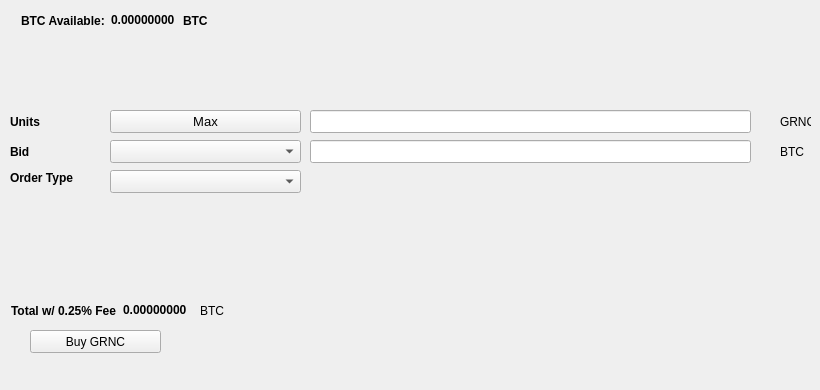
   <widget class="QWidget" name="BuyTab">
    <attribute name="title">
     <string>Buy</string>
    </attribute>
    <widget class="QPushButton" name="BuyGRNC">
     <property name="geometry">
      <rect>
       <x>30</x>
       <y>330</y>
       <width>131</width>
       <height>23</height>
      </rect>
     </property>
     <property name="text">
      <string>Buy GRNC</string>
     </property>
     <property name="icon">
      <iconset resource="../greencoin.qrc">
       <normaloff>:/icons/bitcoin</normaloff>:/icons/bitcoin</iconset>
     </property>
    </widget>
    <widget class="QLabel" name="label_3">
     <property name="geometry">
      <rect>
       <x>10</x>
       <y>110</y>
       <width>46</width>
       <height>23</height>
      </rect>
     </property>
     <property name="font">
      <font>
       <weight>75</weight>
       <bold>true</bold>
      </font>
     </property>
     <property name="text">
      <string>Units</string>
     </property>
    </widget>
    <widget class="QLineEdit" name="UnitsInput">
     <property name="geometry">
      <rect>
       <x>310</x>
       <y>110</y>
       <width>441</width>
       <height>23</height>
      </rect>
     </property>
     <property name="font">
      <font>
       <pointsize>9</pointsize>
       <weight>75</weight>
       <bold>true</bold>
      </font>
     </property>
    </widget>
    <widget class="QLineEdit" name="BuyBidPriceEdit">
     <property name="geometry">
      <rect>
       <x>310</x>
       <y>140</y>
       <width>441</width>
       <height>23</height>
      </rect>
     </property>
     <property name="font">
      <font>
       <pointsize>9</pointsize>
       <weight>75</weight>
       <bold>true</bold>
      </font>
     </property>
    </widget>
    <widget class="QLabel" name="label_4">
     <property name="geometry">
      <rect>
       <x>780</x>
       <y>110</y>
       <width>31</width>
       <height>23</height>
      </rect>
     </property>
     <property name="text">
      <string>GRNC</string>
     </property>
    </widget>
    <widget class="QLabel" name="label_5">
     <property name="geometry">
      <rect>
       <x>780</x>
       <y>140</y>
       <width>31</width>
       <height>23</height>
      </rect>
     </property>
     <property name="text">
      <string>BTC</string>
     </property>
    </widget>
    <widget class="QLabel" name="label_6">
     <property name="geometry">
      <rect>
       <x>10</x>
       <y>140</y>
       <width>46</width>
       <height>23</height>
      </rect>
     </property>
     <property name="font">
      <font>
       <weight>75</weight>
       <bold>true</bold>
      </font>
     </property>
     <property name="text">
      <string>Bid</string>
     </property>
    </widget>
    <widget class="QLabel" name="label_7">
     <property name="geometry">
      <rect>
       <x>10</x>
       <y>170</y>
       <width>91</width>
       <height>16</height>
      </rect>
     </property>
     <property name="font">
      <font>
       <weight>75</weight>
       <bold>true</bold>
      </font>
     </property>
     <property name="text">
      <string>Order Type</string>
     </property>
    </widget>
    <widget class="QPushButton" name="Buy_Max_Amount">
     <property name="geometry">
      <rect>
       <x>110</x>
       <y>110</y>
       <width>191</width>
       <height>23</height>
      </rect>
     </property>
     <property name="font">
      <font>
       <pointsize>10</pointsize>
      </font>
     </property>
     <property name="text">
      <string>Max</string>
     </property>
    </widget>
    <widget class="QComboBox" name="BuyBidcomboBox">
     <property name="geometry">
      <rect>
       <x>110</x>
       <y>140</y>
       <width>191</width>
       <height>23</height>
      </rect>
     </property>
     <property name="font">
      <font>
       <pointsize>10</pointsize>
      </font>
     </property>
    </widget>
    <widget class="QComboBox" name="buyOrdertypeCombo">
     <property name="geometry">
      <rect>
       <x>110</x>
       <y>170</y>
       <width>191</width>
       <height>23</height>
      </rect>
     </property>
     <property name="font">
      <font>
       <pointsize>10</pointsize>
      </font>
     </property>
    </widget>
    <widget class="QWidget" name="layoutWidget1">
     <property name="geometry">
      <rect>
       <x>21</x>
       <y>11</y>
       <width>227</width>
       <height>19</height>
      </rect>
     </property>
     <layout class="QHBoxLayout" name="horizontalLayout_3">
      <item>
       <widget class="QLabel" name="label232">
        <property name="font">
         <font>
          <weight>75</weight>
          <bold>true</bold>
         </font>
        </property>
        <property name="text">
         <string>BTC Available:</string>
        </property>
       </widget>
      </item>
      <item>
       <widget class="QLabel" name="BtcAvailableLbl">
        <property name="palette">
         <palette>
          <active>
           <colorrole role="WindowText">
            <brush brushstyle="SolidPattern">
             <color alpha="255">
              <red>0</red>
              <green>0</green>
              <blue>0</blue>
             </color>
            </brush>
           </colorrole>
           <colorrole role="Button">
            <brush brushstyle="SolidPattern">
             <color alpha="255">
              <red>0</red>
              <green>170</green>
              <blue>0</blue>
             </color>
            </brush>
           </colorrole>
           <colorrole role="Light">
            <brush brushstyle="SolidPattern">
             <color alpha="255">
              <red>0</red>
              <green>255</green>
              <blue>0</blue>
             </color>
            </brush>
           </colorrole>
           <colorrole role="Midlight">
            <brush brushstyle="SolidPattern">
             <color alpha="255">
              <red>0</red>
              <green>212</green>
              <blue>0</blue>
             </color>
            </brush>
           </colorrole>
           <colorrole role="Dark">
            <brush brushstyle="SolidPattern">
             <color alpha="255">
              <red>0</red>
              <green>85</green>
              <blue>0</blue>
             </color>
            </brush>
           </colorrole>
           <colorrole role="Mid">
            <brush brushstyle="SolidPattern">
             <color alpha="255">
              <red>0</red>
              <green>113</green>
              <blue>0</blue>
             </color>
            </brush>
           </colorrole>
           <colorrole role="Text">
            <brush brushstyle="SolidPattern">
             <color alpha="255">
              <red>0</red>
              <green>170</green>
              <blue>0</blue>
             </color>
            </brush>
           </colorrole>
           <colorrole role="BrightText">
            <brush brushstyle="SolidPattern">
             <color alpha="255">
              <red>255</red>
              <green>255</green>
              <blue>255</blue>
             </color>
            </brush>
           </colorrole>
           <colorrole role="ButtonText">
            <brush brushstyle="SolidPattern">
             <color alpha="255">
              <red>0</red>
              <green>0</green>
              <blue>0</blue>
             </color>
            </brush>
           </colorrole>
           <colorrole role="Base">
            <brush brushstyle="SolidPattern">
             <color alpha="255">
              <red>255</red>
              <green>255</green>
              <blue>255</blue>
             </color>
            </brush>
           </colorrole>
           <colorrole role="Window">
            <brush brushstyle="SolidPattern">
             <color alpha="255">
              <red>0</red>
              <green>170</green>
              <blue>0</blue>
             </color>
            </brush>
           </colorrole>
           <colorrole role="Shadow">
            <brush brushstyle="SolidPattern">
             <color alpha="255">
              <red>0</red>
              <green>0</green>
              <blue>0</blue>
             </color>
            </brush>
           </colorrole>
           <colorrole role="AlternateBase">
            <brush brushstyle="SolidPattern">
             <color alpha="255">
              <red>127</red>
              <green>212</green>
              <blue>127</blue>
             </color>
            </brush>
           </colorrole>
           <colorrole role="ToolTipBase">
            <brush brushstyle="SolidPattern">
             <color alpha="255">
              <red>255</red>
              <green>255</green>
              <blue>220</blue>
             </color>
            </brush>
           </colorrole>
           <colorrole role="ToolTipText">
            <brush brushstyle="SolidPattern">
             <color alpha="255">
              <red>0</red>
              <green>0</green>
              <blue>0</blue>
             </color>
            </brush>
           </colorrole>
          </active>
          <inactive>
           <colorrole role="WindowText">
            <brush brushstyle="SolidPattern">
             <color alpha="255">
              <red>0</red>
              <green>0</green>
              <blue>0</blue>
             </color>
            </brush>
           </colorrole>
           <colorrole role="Button">
            <brush brushstyle="SolidPattern">
             <color alpha="255">
              <red>0</red>
              <green>170</green>
              <blue>0</blue>
             </color>
            </brush>
           </colorrole>
           <colorrole role="Light">
            <brush brushstyle="SolidPattern">
             <color alpha="255">
              <red>0</red>
              <green>255</green>
              <blue>0</blue>
             </color>
            </brush>
           </colorrole>
           <colorrole role="Midlight">
            <brush brushstyle="SolidPattern">
             <color alpha="255">
              <red>0</red>
              <green>212</green>
              <blue>0</blue>
             </color>
            </brush>
           </colorrole>
           <colorrole role="Dark">
            <brush brushstyle="SolidPattern">
             <color alpha="255">
              <red>0</red>
              <green>85</green>
              <blue>0</blue>
             </color>
            </brush>
           </colorrole>
           <colorrole role="Mid">
            <brush brushstyle="SolidPattern">
             <color alpha="255">
              <red>0</red>
              <green>113</green>
              <blue>0</blue>
             </color>
            </brush>
           </colorrole>
           <colorrole role="Text">
            <brush brushstyle="SolidPattern">
             <color alpha="255">
              <red>0</red>
              <green>170</green>
              <blue>0</blue>
             </color>
            </brush>
           </colorrole>
           <colorrole role="BrightText">
            <brush brushstyle="SolidPattern">
             <color alpha="255">
              <red>255</red>
              <green>255</green>
              <blue>255</blue>
             </color>
            </brush>
           </colorrole>
           <colorrole role="ButtonText">
            <brush brushstyle="SolidPattern">
             <color alpha="255">
              <red>0</red>
              <green>0</green>
              <blue>0</blue>
             </color>
            </brush>
           </colorrole>
           <colorrole role="Base">
            <brush brushstyle="SolidPattern">
             <color alpha="255">
              <red>255</red>
              <green>255</green>
              <blue>255</blue>
             </color>
            </brush>
           </colorrole>
           <colorrole role="Window">
            <brush brushstyle="SolidPattern">
             <color alpha="255">
              <red>0</red>
              <green>170</green>
              <blue>0</blue>
             </color>
            </brush>
           </colorrole>
           <colorrole role="Shadow">
            <brush brushstyle="SolidPattern">
             <color alpha="255">
              <red>0</red>
              <green>0</green>
              <blue>0</blue>
             </color>
            </brush>
           </colorrole>
           <colorrole role="AlternateBase">
            <brush brushstyle="SolidPattern">
             <color alpha="255">
              <red>127</red>
              <green>212</green>
              <blue>127</blue>
             </color>
            </brush>
           </colorrole>
           <colorrole role="ToolTipBase">
            <brush brushstyle="SolidPattern">
             <color alpha="255">
              <red>255</red>
              <green>255</green>
              <blue>220</blue>
             </color>
            </brush>
           </colorrole>
           <colorrole role="ToolTipText">
            <brush brushstyle="SolidPattern">
             <color alpha="255">
              <red>0</red>
              <green>0</green>
              <blue>0</blue>
             </color>
            </brush>
           </colorrole>
          </inactive>
          <disabled>
           <colorrole role="WindowText">
            <brush brushstyle="SolidPattern">
             <color alpha="255">
              <red>0</red>
              <green>85</green>
              <blue>0</blue>
             </color>
            </brush>
           </colorrole>
           <colorrole role="Button">
            <brush brushstyle="SolidPattern">
             <color alpha="255">
              <red>0</red>
              <green>170</green>
              <blue>0</blue>
             </color>
            </brush>
           </colorrole>
           <colorrole role="Light">
            <brush brushstyle="SolidPattern">
             <color alpha="255">
              <red>0</red>
              <green>255</green>
              <blue>0</blue>
             </color>
            </brush>
           </colorrole>
           <colorrole role="Midlight">
            <brush brushstyle="SolidPattern">
             <color alpha="255">
              <red>0</red>
              <green>212</green>
              <blue>0</blue>
             </color>
            </brush>
           </colorrole>
           <colorrole role="Dark">
            <brush brushstyle="SolidPattern">
             <color alpha="255">
              <red>0</red>
              <green>85</green>
              <blue>0</blue>
             </color>
            </brush>
           </colorrole>
           <colorrole role="Mid">
            <brush brushstyle="SolidPattern">
             <color alpha="255">
              <red>0</red>
              <green>113</green>
              <blue>0</blue>
             </color>
            </brush>
           </colorrole>
           <colorrole role="Text">
            <brush brushstyle="SolidPattern">
             <color alpha="255">
              <red>0</red>
              <green>85</green>
              <blue>0</blue>
             </color>
            </brush>
           </colorrole>
           <colorrole role="BrightText">
            <brush brushstyle="SolidPattern">
             <color alpha="255">
              <red>255</red>
              <green>255</green>
              <blue>255</blue>
             </color>
            </brush>
           </colorrole>
           <colorrole role="ButtonText">
            <brush brushstyle="SolidPattern">
             <color alpha="255">
              <red>0</red>
              <green>85</green>
              <blue>0</blue>
             </color>
            </brush>
           </colorrole>
           <colorrole role="Base">
            <brush brushstyle="SolidPattern">
             <color alpha="255">
              <red>0</red>
              <green>170</green>
              <blue>0</blue>
             </color>
            </brush>
           </colorrole>
           <colorrole role="Window">
            <brush brushstyle="SolidPattern">
             <color alpha="255">
              <red>0</red>
              <green>170</green>
              <blue>0</blue>
             </color>
            </brush>
           </colorrole>
           <colorrole role="Shadow">
            <brush brushstyle="SolidPattern">
             <color alpha="255">
              <red>0</red>
              <green>0</green>
              <blue>0</blue>
             </color>
            </brush>
           </colorrole>
           <colorrole role="AlternateBase">
            <brush brushstyle="SolidPattern">
             <color alpha="255">
              <red>0</red>
              <green>170</green>
              <blue>0</blue>
             </color>
            </brush>
           </colorrole>
           <colorrole role="ToolTipBase">
            <brush brushstyle="SolidPattern">
             <color alpha="255">
              <red>255</red>
              <green>255</green>
              <blue>220</blue>
             </color>
            </brush>
           </colorrole>
           <colorrole role="ToolTipText">
            <brush brushstyle="SolidPattern">
             <color alpha="255">
              <red>0</red>
              <green>0</green>
              <blue>0</blue>
             </color>
            </brush>
           </colorrole>
          </disabled>
         </palette>
        </property>
        <property name="font">
         <font>
          <weight>75</weight>
          <bold>true</bold>
         </font>
        </property>
        <property name="text">
         <string>0.00000000</string>
        </property>
        <property name="textInteractionFlags">
         <set>Qt::LinksAccessibleByMouse|Qt::TextSelectableByKeyboard|Qt::TextSelectableByMouse</set>
        </property>
       </widget>
      </item>
      <item>
       <widget class="QLabel" name="BtcAvailableLbl_2">
        <property name="font">
         <font>
          <weight>75</weight>
          <bold>true</bold>
         </font>
        </property>
        <property name="text">
         <string>BTC</string>
        </property>
       </widget>
      </item>
     </layout>
    </widget>
    <widget class="QWidget" name="layoutWidge2">
     <property name="geometry">
      <rect>
       <x>11</x>
       <y>301</y>
       <width>259</width>
       <height>19</height>
      </rect>
     </property>
     <layout class="QHBoxLayout" name="horizontalLayout_4">
      <item>
       <widget class="QLabel" name="label_9">
        <property name="font">
         <font>
          <weight>75</weight>
          <bold>true</bold>
         </font>
        </property>
        <property name="text">
         <string>Total w/ 0.25% Fee</string>
        </property>
       </widget>
      </item>
      <item>
       <widget class="QLabel" name="BuyCostLabel">
        <property name="palette">
         <palette>
          <active>
           <colorrole role="WindowText">
            <brush brushstyle="SolidPattern">
             <color alpha="255">
              <red>0</red>
              <green>0</green>
              <blue>0</blue>
             </color>
            </brush>
           </colorrole>
           <colorrole role="Button">
            <brush brushstyle="SolidPattern">
             <color alpha="255">
              <red>0</red>
              <green>170</green>
              <blue>0</blue>
             </color>
            </brush>
           </colorrole>
           <colorrole role="Light">
            <brush brushstyle="SolidPattern">
             <color alpha="255">
              <red>0</red>
              <green>255</green>
              <blue>0</blue>
             </color>
            </brush>
           </colorrole>
           <colorrole role="Midlight">
            <brush brushstyle="SolidPattern">
             <color alpha="255">
              <red>0</red>
              <green>212</green>
              <blue>0</blue>
             </color>
            </brush>
           </colorrole>
           <colorrole role="Dark">
            <brush brushstyle="SolidPattern">
             <color alpha="255">
              <red>0</red>
              <green>85</green>
              <blue>0</blue>
             </color>
            </brush>
           </colorrole>
           <colorrole role="Mid">
            <brush brushstyle="SolidPattern">
             <color alpha="255">
              <red>0</red>
              <green>113</green>
              <blue>0</blue>
             </color>
            </brush>
           </colorrole>
           <colorrole role="Text">
            <brush brushstyle="SolidPattern">
             <color alpha="255">
              <red>0</red>
              <green>170</green>
              <blue>0</blue>
             </color>
            </brush>
           </colorrole>
           <colorrole role="BrightText">
            <brush brushstyle="SolidPattern">
             <color alpha="255">
              <red>255</red>
              <green>255</green>
              <blue>255</blue>
             </color>
            </brush>
           </colorrole>
           <colorrole role="ButtonText">
            <brush brushstyle="SolidPattern">
             <color alpha="255">
              <red>0</red>
              <green>0</green>
              <blue>0</blue>
             </color>
            </brush>
           </colorrole>
           <colorrole role="Base">
            <brush brushstyle="SolidPattern">
             <color alpha="255">
              <red>255</red>
              <green>255</green>
              <blue>255</blue>
             </color>
            </brush>
           </colorrole>
           <colorrole role="Window">
            <brush brushstyle="SolidPattern">
             <color alpha="255">
              <red>0</red>
              <green>170</green>
              <blue>0</blue>
             </color>
            </brush>
           </colorrole>
           <colorrole role="Shadow">
            <brush brushstyle="SolidPattern">
             <color alpha="255">
              <red>0</red>
              <green>0</green>
              <blue>0</blue>
             </color>
            </brush>
           </colorrole>
           <colorrole role="AlternateBase">
            <brush brushstyle="SolidPattern">
             <color alpha="255">
              <red>127</red>
              <green>212</green>
              <blue>127</blue>
             </color>
            </brush>
           </colorrole>
           <colorrole role="ToolTipBase">
            <brush brushstyle="SolidPattern">
             <color alpha="255">
              <red>255</red>
              <green>255</green>
              <blue>220</blue>
             </color>
            </brush>
           </colorrole>
           <colorrole role="ToolTipText">
            <brush brushstyle="SolidPattern">
             <color alpha="255">
              <red>0</red>
              <green>0</green>
              <blue>0</blue>
             </color>
            </brush>
           </colorrole>
          </active>
          <inactive>
           <colorrole role="WindowText">
            <brush brushstyle="SolidPattern">
             <color alpha="255">
              <red>0</red>
              <green>0</green>
              <blue>0</blue>
             </color>
            </brush>
           </colorrole>
           <colorrole role="Button">
            <brush brushstyle="SolidPattern">
             <color alpha="255">
              <red>0</red>
              <green>170</green>
              <blue>0</blue>
             </color>
            </brush>
           </colorrole>
           <colorrole role="Light">
            <brush brushstyle="SolidPattern">
             <color alpha="255">
              <red>0</red>
              <green>255</green>
              <blue>0</blue>
             </color>
            </brush>
           </colorrole>
           <colorrole role="Midlight">
            <brush brushstyle="SolidPattern">
             <color alpha="255">
              <red>0</red>
              <green>212</green>
              <blue>0</blue>
             </color>
            </brush>
           </colorrole>
           <colorrole role="Dark">
            <brush brushstyle="SolidPattern">
             <color alpha="255">
              <red>0</red>
              <green>85</green>
              <blue>0</blue>
             </color>
            </brush>
           </colorrole>
           <colorrole role="Mid">
            <brush brushstyle="SolidPattern">
             <color alpha="255">
              <red>0</red>
              <green>113</green>
              <blue>0</blue>
             </color>
            </brush>
           </colorrole>
           <colorrole role="Text">
            <brush brushstyle="SolidPattern">
             <color alpha="255">
              <red>0</red>
              <green>170</green>
              <blue>0</blue>
             </color>
            </brush>
           </colorrole>
           <colorrole role="BrightText">
            <brush brushstyle="SolidPattern">
             <color alpha="255">
              <red>255</red>
              <green>255</green>
              <blue>255</blue>
             </color>
            </brush>
           </colorrole>
           <colorrole role="ButtonText">
            <brush brushstyle="SolidPattern">
             <color alpha="255">
              <red>0</red>
              <green>0</green>
              <blue>0</blue>
             </color>
            </brush>
           </colorrole>
           <colorrole role="Base">
            <brush brushstyle="SolidPattern">
             <color alpha="255">
              <red>255</red>
              <green>255</green>
              <blue>255</blue>
             </color>
            </brush>
           </colorrole>
           <colorrole role="Window">
            <brush brushstyle="SolidPattern">
             <color alpha="255">
              <red>0</red>
              <green>170</green>
              <blue>0</blue>
             </color>
            </brush>
           </colorrole>
           <colorrole role="Shadow">
            <brush brushstyle="SolidPattern">
             <color alpha="255">
              <red>0</red>
              <green>0</green>
              <blue>0</blue>
             </color>
            </brush>
           </colorrole>
           <colorrole role="AlternateBase">
            <brush brushstyle="SolidPattern">
             <color alpha="255">
              <red>127</red>
              <green>212</green>
              <blue>127</blue>
             </color>
            </brush>
           </colorrole>
           <colorrole role="ToolTipBase">
            <brush brushstyle="SolidPattern">
             <color alpha="255">
              <red>255</red>
              <green>255</green>
              <blue>220</blue>
             </color>
            </brush>
           </colorrole>
           <colorrole role="ToolTipText">
            <brush brushstyle="SolidPattern">
             <color alpha="255">
              <red>0</red>
              <green>0</green>
              <blue>0</blue>
             </color>
            </brush>
           </colorrole>
          </inactive>
          <disabled>
           <colorrole role="WindowText">
            <brush brushstyle="SolidPattern">
             <color alpha="255">
              <red>0</red>
              <green>85</green>
              <blue>0</blue>
             </color>
            </brush>
           </colorrole>
           <colorrole role="Button">
            <brush brushstyle="SolidPattern">
             <color alpha="255">
              <red>0</red>
              <green>170</green>
              <blue>0</blue>
             </color>
            </brush>
           </colorrole>
           <colorrole role="Light">
            <brush brushstyle="SolidPattern">
             <color alpha="255">
              <red>0</red>
              <green>255</green>
              <blue>0</blue>
             </color>
            </brush>
           </colorrole>
           <colorrole role="Midlight">
            <brush brushstyle="SolidPattern">
             <color alpha="255">
              <red>0</red>
              <green>212</green>
              <blue>0</blue>
             </color>
            </brush>
           </colorrole>
           <colorrole role="Dark">
            <brush brushstyle="SolidPattern">
             <color alpha="255">
              <red>0</red>
              <green>85</green>
              <blue>0</blue>
             </color>
            </brush>
           </colorrole>
           <colorrole role="Mid">
            <brush brushstyle="SolidPattern">
             <color alpha="255">
              <red>0</red>
              <green>113</green>
              <blue>0</blue>
             </color>
            </brush>
           </colorrole>
           <colorrole role="Text">
            <brush brushstyle="SolidPattern">
             <color alpha="255">
              <red>0</red>
              <green>85</green>
              <blue>0</blue>
             </color>
            </brush>
           </colorrole>
           <colorrole role="BrightText">
            <brush brushstyle="SolidPattern">
             <color alpha="255">
              <red>255</red>
              <green>255</green>
              <blue>255</blue>
             </color>
            </brush>
           </colorrole>
           <colorrole role="ButtonText">
            <brush brushstyle="SolidPattern">
             <color alpha="255">
              <red>0</red>
              <green>85</green>
              <blue>0</blue>
             </color>
            </brush>
           </colorrole>
           <colorrole role="Base">
            <brush brushstyle="SolidPattern">
             <color alpha="255">
              <red>0</red>
              <green>170</green>
              <blue>0</blue>
             </color>
            </brush>
           </colorrole>
           <colorrole role="Window">
            <brush brushstyle="SolidPattern">
             <color alpha="255">
              <red>0</red>
              <green>170</green>
              <blue>0</blue>
             </color>
            </brush>
           </colorrole>
           <colorrole role="Shadow">
            <brush brushstyle="SolidPattern">
             <color alpha="255">
              <red>0</red>
              <green>0</green>
              <blue>0</blue>
             </color>
            </brush>
           </colorrole>
           <colorrole role="AlternateBase">
            <brush brushstyle="SolidPattern">
             <color alpha="255">
              <red>0</red>
              <green>170</green>
              <blue>0</blue>
             </color>
            </brush>
           </colorrole>
           <colorrole role="ToolTipBase">
            <brush brushstyle="SolidPattern">
             <color alpha="255">
              <red>255</red>
              <green>255</green>
              <blue>220</blue>
             </color>
            </brush>
           </colorrole>
           <colorrole role="ToolTipText">
            <brush brushstyle="SolidPattern">
             <color alpha="255">
              <red>0</red>
              <green>0</green>
              <blue>0</blue>
             </color>
            </brush>
           </colorrole>
          </disabled>
         </palette>
        </property>
        <property name="font">
         <font>
          <weight>75</weight>
          <bold>true</bold>
         </font>
        </property>
        <property name="autoFillBackground">
         <bool>false</bool>
        </property>
        <property name="text">
         <string>0.00000000</string>
        </property>
        <property name="textInteractionFlags">
         <set>Qt::LinksAccessibleByMouse|Qt::TextSelectableByMouse</set>
        </property>
       </widget>
      </item>
      <item>
       <widget class="QLabel" name="label_10">
        <property name="font">
         <font>
          <weight>50</weight>
          <bold>false</bold>
         </font>
        </property>
        <property name="text">
         <string>BTC</string>
        </property>
       </widget>
      </item>
     </layout>
    </widget>
    <widget class="QLabel" name="label_24">
     <property name="geometry">
      <rect>
       <x>460</x>
       <y>300</y>
       <width>281</width>
       <height>81</height>
      </rect>
     </property>
     <property name="text">
      <string/>
     </property>
     <property name="pixmap">
      <pixmap>:/images/bittrex</pixmap>
     </property>
    </widget>
   </widget>
